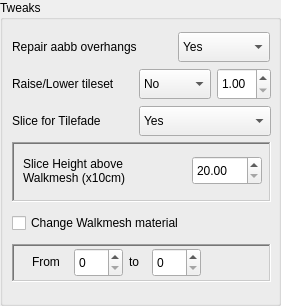
         <widget class="QGroupBox" name="tweaksGroupBox">
          <property name="geometry">
           <rect>
            <x>10</x>
            <y>10</y>
            <width>281</width>
            <height>306</height>
           </rect>
          </property>
          <property name="sizePolicy">
           <sizepolicy hsizetype="Fixed" vsizetype="Maximum">
            <horstretch>0</horstretch>
            <verstretch>0</verstretch>
           </sizepolicy>
          </property>
          <property name="minimumSize">
           <size>
            <width>0</width>
            <height>306</height>
           </size>
          </property>
          <property name="maximumSize">
           <size>
            <width>16777215</width>
            <height>306</height>
           </size>
          </property>
          <property name="title">
           <string>Tweaks</string>
          </property>
          <widget class="QLabel" name="sliceForTilefadeLabel">
           <property name="geometry">
            <rect>
             <x>12</x>
             <y>106</y>
             <width>110</width>
             <height>30</height>
            </rect>
           </property>
           <property name="minimumSize">
            <size>
             <width>0</width>
             <height>30</height>
            </size>
           </property>
           <property name="maximumSize">
            <size>
             <width>16777215</width>
             <height>30</height>
            </size>
           </property>
           <property name="whatsThis">
            <string>&lt;html&gt;&lt;head/&gt;&lt;body&gt;&lt;p&gt;If you select &amp;quot;Slice for Tilefading&amp;quot;, you can then specify a slice height in the range 2 to 10 metres in units of 10cm. For each tile separately, a slice plane is computed at that height above the highest walkable point in the walkmesh (after the walkmesh has been repaired if necessary, of course), rounded down to the nearest 10cm. Different tiles may therefore be sliced at different heights but it will be generally appropriate to the terrain. As a special case, if there are animated objects in the tile that would project above the slice plane, the slice plane for that tile will be raised to clear them (it tends to look silly, otherwise).&lt;/p&gt;&lt;p&gt;Slicing is not applied to edge tiles, to unrendered objects, to objects already set to tilefade, to objects with animation keys or any other objects that descend from the tile's 'a' node. Otherwise, objects clear above the slice plane are set to fade, objects clear below it to not fade and objects that cross it are sliced to create fading tops and non-fading bottom parts.&lt;/p&gt;&lt;p&gt;If Tree Foliage is also set to &amp;quot;tilefade&amp;quot;, as an exception, foliage objects are not sliced. Quite simply, if the foliage object extends above the slice plane the whole object is set to fade otherwise it is set to not fade.&lt;/p&gt;&lt;p&gt;Black bases are automatically constructed for fading objects and set to tilefade 2. The algorithm used gives good results in most cases but may fail if the sliced meshes have annular holes and so the bases it generates should always be checked visually for glitches. Before constructing bases it deletes any existing ones so if you know that your tiles already have satisfactorily bases, it is better to set tilefade to &amp;quot;no&amp;quot; to preserve the status quo ante rather than risk disrupting them.&lt;/p&gt;&lt;p&gt;The &amp;quot;undo&amp;quot; option removes tilefading completely. Objects set to tilefade 2 (usually, black tops that appear when upper parts fade and uncover them) are deleted and other objects with tilefade 1 (fade) or 4 (neighbour) are reset to tilefade 0. It does not weld together meshes that have previously been sliced apart but the “Meshmerge by Bitmap” option may be helpful in such cases.&lt;/p&gt;&lt;/body&gt;&lt;/html&gt;</string>
           </property>
           <property name="text">
            <string>Slice for Tilefade</string>
           </property>
          </widget>
          <widget class="QLabel" name="raiseLowerLabel">
           <property name="geometry">
            <rect>
             <x>12</x>
             <y>69</y>
             <width>132</width>
             <height>30</height>
            </rect>
           </property>
           <property name="minimumSize">
            <size>
             <width>132</width>
             <height>30</height>
            </size>
           </property>
           <property name="maximumSize">
            <size>
             <width>16777215</width>
             <height>30</height>
            </size>
           </property>
           <property name="text">
            <string>Raise/Lower tileset</string>
           </property>
          </widget>
          <widget class="QCheckBox" name="changeWokMatCheck">
           <property name="geometry">
            <rect>
             <x>12</x>
             <y>208</y>
             <width>199</width>
             <height>30</height>
            </rect>
           </property>
           <property name="sizePolicy">
            <sizepolicy hsizetype="Preferred" vsizetype="Preferred">
             <horstretch>0</horstretch>
             <verstretch>0</verstretch>
            </sizepolicy>
           </property>
           <property name="minimumSize">
            <size>
             <width>0</width>
             <height>30</height>
            </size>
           </property>
           <property name="maximumSize">
            <size>
             <width>16777215</width>
             <height>30</height>
            </size>
           </property>
           <property name="text">
            <string>Change Walkmesh material</string>
           </property>
          </widget>
          <widget class="QComboBox" name="sliceForTileFadeCombo">
           <property name="geometry">
            <rect>
             <x>139</x>
             <y>106</y>
             <width>132</width>
             <height>30</height>
            </rect>
           </property>
           <property name="sizePolicy">
            <sizepolicy hsizetype="Preferred" vsizetype="Preferred">
             <horstretch>0</horstretch>
             <verstretch>0</verstretch>
            </sizepolicy>
           </property>
           <property name="minimumSize">
            <size>
             <width>132</width>
             <height>30</height>
            </size>
           </property>
           <property name="maximumSize">
            <size>
             <width>132</width>
             <height>30</height>
            </size>
           </property>
           <property name="whatsThis">
            <string>&lt;html&gt;&lt;head/&gt;&lt;body&gt;&lt;p&gt;If you select &amp;quot;Slice for Tilefading&amp;quot;, you can then specify a slice height in the range 2 to 10 metres in units of 10cm. For each tile separately, a slice plane is computed at that height above the highest walkable point in the walkmesh (after the walkmesh has been repaired if necessary, of course), rounded down to the nearest 10cm. Different tiles may therefore be sliced at different heights but it will be generally appropriate to the terrain. As a special case, if there are animated objects in the tile that would project above the slice plane, the slice plane for that tile will be raised to clear them (it tends to look silly, otherwise).&lt;/p&gt;&lt;p&gt;Slicing is not applied to edge tiles, to unrendered objects, to objects already set to tilefade, to objects with animation keys or any other objects that descend from the tile's 'a' node. Otherwise, objects clear above the slice plane are set to fade, objects clear below it to not fade and objects that cross it are sliced to create fading tops and non-fading bottom parts.&lt;/p&gt;&lt;p&gt;If Tree Foliage is also set to &amp;quot;tilefade&amp;quot;, as an exception, foliage objects are not sliced. Quite simply, if the foliage object extends above the slice plane the whole object is set to fade otherwise it is set to not fade.&lt;/p&gt;&lt;p&gt;Black bases are automatically constructed for fading objects and set to tilefade 2. The algorithm used gives good results in most cases but may fail if the sliced meshes have annular holes and so the bases it generates should always be checked visually for glitches. Before constructing bases it deletes any existing ones so if you know that your tiles already have satisfactorily bases, it is better to set tilefade to &amp;quot;no&amp;quot; to preserve the status quo ante rather than risk disrupting them.&lt;/p&gt;&lt;p&gt;The &amp;quot;undo&amp;quot; option removes tilefading completely. Objects set to tilefade 2 (usually, black tops that appear when upper parts fade and uncover them) are deleted and other objects with tilefade 1 (fade) or 4 (neighbour) are reset to tilefade 0. It does not weld together meshes that have previously been sliced apart but the “Meshmerge by Bitmap” option may be helpful in such cases.&lt;/p&gt;&lt;/body&gt;&lt;/html&gt;</string>
           </property>
           <item>
            <property name="text">
             <string>Yes</string>
            </property>
           </item>
           <item>
            <property name="text">
             <string>No</string>
            </property>
           </item>
           <item>
            <property name="text">
             <string>Undo</string>
            </property>
           </item>
          </widget>
          <widget class="QComboBox" name="repairAABBCombo">
           <property name="geometry">
            <rect>
             <x>178</x>
             <y>32</y>
             <width>92</width>
             <height>30</height>
            </rect>
           </property>
           <property name="sizePolicy">
            <sizepolicy hsizetype="Preferred" vsizetype="Preferred">
             <horstretch>0</horstretch>
             <verstretch>0</verstretch>
            </sizepolicy>
           </property>
           <property name="minimumSize">
            <size>
             <width>92</width>
             <height>30</height>
            </size>
           </property>
           <property name="maximumSize">
            <size>
             <width>92</width>
             <height>30</height>
            </size>
           </property>
           <property name="whatsThis">
            <string>&lt;html&gt;&lt;head/&gt;&lt;body&gt;&lt;p&gt;If enable it will attempt to adjust walkmesh vertices horizontally to remove tucks and folds and re-align overhanging faces to have positive slopes. It will typically succeed in about 90% of cases but sometimes the mesh may be too badly twisted for it to know what to do and you will get a warning that the walkmesh still has mis- oriented faces. If you use this option, you are advised to check the walkmesh visually afterwards in case it has been distorted inappropriately.&lt;/p&gt;&lt;p&gt;When repairing overhangs, the program straightens any zigzag lines of vertices down tile edges first, before adjusting interior vertices. It will straighten identical zigzigs in identical ways on all tiles so that if the walkmesh was continuous across certain tile boundaries before the repairs, it will still be continuous afterwards. This continuity may be lost, however, if not all tiles in the tileset are processed or if the meshing of the tile edges was already inconsistent. In such cases, the &amp;quot;Interior only&amp;quot; option should be used. This will ensure that tile-edge vertices are not moved at all. This may mean that fewer face overhangs can be repaired by the program and more work will have to be done by hand-crafting, but it does avoid the risk of causing disjunctions in the walkmesh between tiles that had not been present before.&lt;/p&gt;&lt;p&gt;When reporting inverted aabb faces that it could not fix, the program lists their face numbers. Note that faces in NWN are numbered from zero. If you look for those faces in Gmax or 3dsMax, you have to add 1 mentally because those programs number faces from 1. Inverted faces are sometimes very small or hidden behind other faces and hard to see, so this may help to track them down.&lt;/p&gt;&lt;/body&gt;&lt;/html&gt;</string>
           </property>
           <item>
            <property name="text">
             <string>Yes</string>
            </property>
           </item>
           <item>
            <property name="text">
             <string>No</string>
            </property>
           </item>
           <item>
            <property name="text">
             <string>Interior only</string>
            </property>
           </item>
          </widget>
          <widget class="QLabel" name="repairAABBLabel">
           <property name="geometry">
            <rect>
             <x>12</x>
             <y>32</y>
             <width>148</width>
             <height>30</height>
            </rect>
           </property>
           <property name="minimumSize">
            <size>
             <width>0</width>
             <height>30</height>
            </size>
           </property>
           <property name="maximumSize">
            <size>
             <width>16777215</width>
             <height>30</height>
            </size>
           </property>
           <property name="whatsThis">
            <string>&lt;html&gt;&lt;head/&gt;&lt;body&gt;&lt;p&gt;If enable it will attempt to adjust walkmesh vertices horizontally to remove tucks and folds and re-align overhanging faces to have positive slopes. It will typically succeed in about 90% of cases but sometimes the mesh may be too badly twisted for it to know what to do and you will get a warning that the walkmesh still has mis- oriented faces. If you use this option, you are advised to check the walkmesh visually afterwards in case it has been distorted inappropriately.&lt;/p&gt;&lt;p&gt;When repairing overhangs, the program straightens any zigzag lines of vertices down tile edges first, before adjusting interior vertices. It will straighten identical zigzigs in identical ways on all tiles so that if the walkmesh was continuous across certain tile boundaries before the repairs, it will still be continuous afterwards. This continuity may be lost, however, if not all tiles in the tileset are processed or if the meshing of the tile edges was already inconsistent. In such cases, the &amp;quot;Interior only&amp;quot; option should be used. This will ensure that tile-edge vertices are not moved at all. This may mean that fewer face overhangs can be repaired by the program and more work will have to be done by hand-crafting, but it does avoid the risk of causing disjunctions in the walkmesh between tiles that had not been present before.&lt;/p&gt;&lt;p&gt;When reporting inverted aabb faces that it could not fix, the program lists their face numbers. Note that faces in NWN are numbered from zero. If you look for those faces in Gmax or 3dsMax, you have to add 1 mentally because those programs number faces from 1. Inverted faces are sometimes very small or hidden behind other faces and hard to see, so this may help to track them down.&lt;/p&gt;&lt;/body&gt;&lt;/html&gt;</string>
           </property>
           <property name="text">
            <string>Repair aabb overhangs</string>
           </property>
          </widget>
          <widget class="QComboBox" name="raiseLowerCombo">
           <property name="geometry">
            <rect>
             <x>139</x>
             <y>69</y>
             <width>72</width>
             <height>30</height>
            </rect>
           </property>
           <property name="sizePolicy">
            <sizepolicy hsizetype="Preferred" vsizetype="Preferred">
             <horstretch>0</horstretch>
             <verstretch>0</verstretch>
            </sizepolicy>
           </property>
           <property name="minimumSize">
            <size>
             <width>72</width>
             <height>30</height>
            </size>
           </property>
           <property name="maximumSize">
            <size>
             <width>72</width>
             <height>30</height>
            </size>
           </property>
           <property name="whatsThis">
            <string>&lt;html&gt;&lt;head/&gt;&lt;body&gt;&lt;p&gt;This may be useful when importing tiles from another tileset where the ground height is different, or to raise an entire tileset to overcome the problem of shadows cutting off at Z=0. CM3 does the shifting after all other fixes have been made to the tile, using these rules:&lt;ul&gt;&lt;/li&gt;&lt;li&gt;The tile dummy (Aurora Base) and 'a' node are not moved&lt;/li&gt;&lt;li&gt;The walkmesh position is not changed but its vertices are adjusted individually up or down&lt;/li&gt;&lt;li&gt;All other objects parented directly to the tile dummy have their positions adjusted up or down&lt;/li&gt;&lt;li&gt;animmesh objects (which will be parented to the 'a' node) are not moved but have their vertices and animverts adjusted&lt;/li&gt;&lt;li&gt;All other objects parented directly to the 'a' node have their positions and positionkeys adjusted&lt;/li&gt;&lt;/ul&gt;&lt;/body&gt;&lt;/html&gt;</string>
           </property>
           <item>
            <property name="text">
             <string>No</string>
            </property>
           </item>
           <item>
            <property name="text">
             <string>Raise</string>
            </property>
           </item>
           <item>
            <property name="text">
             <string>Lower</string>
            </property>
           </item>
          </widget>
          <widget class="QFrame" name="changeWokMatGroupBox">
           <property name="geometry">
            <rect>
             <x>12</x>
             <y>244</y>
             <width>259</width>
             <height>38</height>
            </rect>
           </property>
           <property name="minimumSize">
            <size>
             <width>0</width>
             <height>38</height>
            </size>
           </property>
           <property name="maximumSize">
            <size>
             <width>16777215</width>
             <height>38</height>
            </size>
           </property>
           <property name="frameShape">
            <enum>QFrame::WinPanel</enum>
           </property>
           <property name="frameShadow">
            <enum>QFrame::Sunken</enum>
           </property>
           <widget class="QLabel" name="changeWokMatFromLabel">
            <property name="geometry">
             <rect>
              <x>20</x>
              <y>8</y>
              <width>35</width>
              <height>20</height>
             </rect>
            </property>
            <property name="text">
             <string>From</string>
            </property>
           </widget>
           <widget class="QSpinBox" name="changeWokMatFromSpin">
            <property name="geometry">
             <rect>
              <x>62</x>
              <y>4</y>
              <width>49</width>
              <height>29</height>
             </rect>
            </property>
            <property name="maximum">
             <number>30</number>
            </property>
           </widget>
           <widget class="QLabel" name="changeWokMatToLabel">
            <property name="geometry">
             <rect>
              <x>117</x>
              <y>8</y>
              <width>16</width>
              <height>20</height>
             </rect>
            </property>
            <property name="text">
             <string>to</string>
            </property>
           </widget>
           <widget class="QSpinBox" name="changeWokMatToSpin">
            <property name="geometry">
             <rect>
              <x>140</x>
              <y>4</y>
              <width>49</width>
              <height>29</height>
             </rect>
            </property>
            <property name="maximum">
             <number>30</number>
            </property>
           </widget>
          </widget>
          <widget class="QDoubleSpinBox" name="raiseLowerAmountSpin">
           <property name="geometry">
            <rect>
             <x>217</x>
             <y>68</y>
             <width>54</width>
             <height>32</height>
            </rect>
           </property>
           <property name="sizePolicy">
            <sizepolicy hsizetype="Preferred" vsizetype="Preferred">
             <horstretch>0</horstretch>
             <verstretch>0</verstretch>
            </sizepolicy>
           </property>
           <property name="minimumSize">
            <size>
             <width>54</width>
             <height>32</height>
            </size>
           </property>
           <property name="maximumSize">
            <size>
             <width>54</width>
             <height>32</height>
            </size>
           </property>
           <property name="whatsThis">
            <string>&lt;html&gt;&lt;head/&gt;&lt;body&gt;&lt;p&gt;This may be useful when importing tiles from another tileset where the ground height is different, or to raise an entire tileset to overcome the problem of shadows cutting off at Z=0. CM3 does the shifting after all other fixes have been made to the tile, using these rules:&lt;ul&gt;&lt;/li&gt;&lt;li&gt;The tile dummy (Aurora Base) and 'a' node are not moved&lt;/li&gt;&lt;li&gt;The walkmesh position is not changed but its vertices are adjusted individually up or down&lt;/li&gt;&lt;li&gt;All other objects parented directly to the tile dummy have their positions adjusted up or down&lt;/li&gt;&lt;li&gt;animmesh objects (which will be parented to the 'a' node) are not moved but have their vertices and animverts adjusted&lt;/li&gt;&lt;li&gt;All other objects parented directly to the 'a' node have their positions and positionkeys adjusted&lt;/li&gt;&lt;/ul&gt;&lt;/body&gt;&lt;/html&gt;</string>
           </property>
           <property name="minimum">
            <double>1.000000000000000</double>
           </property>
           <property name="maximum">
            <double>10.000000000000000</double>
           </property>
           <property name="singleStep">
            <double>1.000000000000000</double>
           </property>
          </widget>
          <widget class="QFrame" name="sliceHeightFrame">
           <property name="geometry">
            <rect>
             <x>12</x>
             <y>142</y>
             <width>259</width>
             <height>60</height>
            </rect>
           </property>
           <property name="minimumSize">
            <size>
             <width>0</width>
             <height>60</height>
            </size>
           </property>
           <property name="maximumSize">
            <size>
             <width>16777215</width>
             <height>60</height>
            </size>
           </property>
           <property name="frameShape">
            <enum>QFrame::WinPanel</enum>
           </property>
           <property name="frameShadow">
            <enum>QFrame::Sunken</enum>
           </property>
           <widget class="QDoubleSpinBox" name="sliceHeightSpin">
            <property name="geometry">
             <rect>
              <x>180</x>
              <y>14</y>
              <width>70</width>
              <height>29</height>
             </rect>
            </property>
            <property name="minimumSize">
             <size>
              <width>70</width>
              <height>0</height>
             </size>
            </property>
            <property name="maximumSize">
             <size>
              <width>70</width>
              <height>16777215</height>
             </size>
            </property>
            <property name="minimum">
             <double>20.000000000000000</double>
            </property>
            <property name="maximum">
             <double>100.000000000000000</double>
            </property>
           </widget>
           <widget class="QLabel" name="sliceHeightLabel">
            <property name="geometry">
             <rect>
              <x>11</x>
              <y>9</y>
              <width>127</width>
              <height>39</height>
             </rect>
            </property>
            <property name="text">
             <string>Slice Height above Walkmesh (x10cm)</string>
            </property>
            <property name="wordWrap">
             <bool>true</bool>
            </property>
           </widget>
          </widget>
         </widget>
